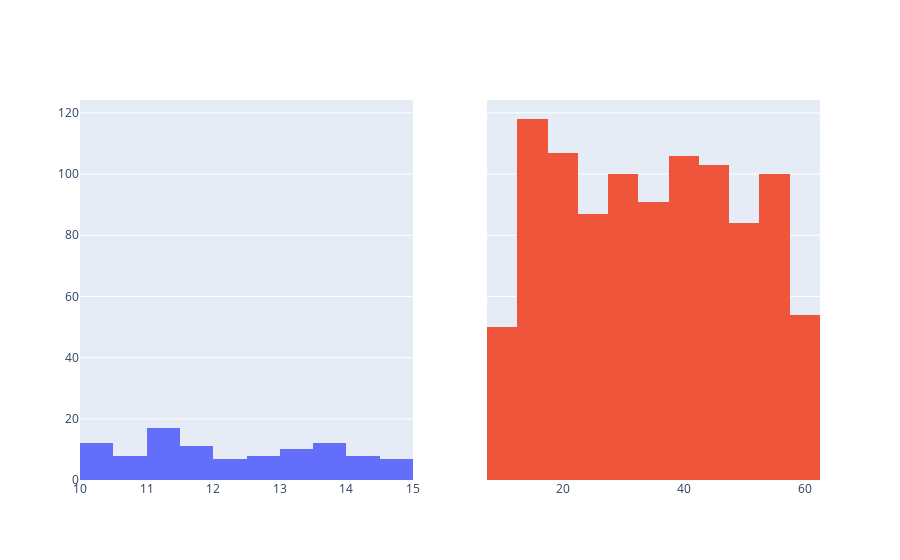

Notebook code cell kept with this figure:
### Markdown cell above
**Your task:**

1. Based on the code above, write a function that generates uniformly distributed random numbers. There are several requirements for your function:
    * It should accept 3 parameters: 
        * `bottom` - the lower boundary of the generated numbers
        * `ceiling` - the upper boundary of the generated numbers
        * `count` - how many numbers to generate
    * It should return an array of uniformly distributed random numbers

1. Call your function with 2 sets of params below:
    * bottom=10, ceiling=15, count=100
    * bottom=10, ceiling=60, count=1,000

1. Plot the uniform distributions generated above using histograms, where x axis is the value and y axis is the count. Let the histogram's number of bins be 10.

Your output should look like below:

![uniform distribution](ud.png)

### Code cell
# your code here
def rand_uni(bottom=0,ceiling=1,count=10):
    x = uniform.rvs(size=count)
    randoms  = bottom + (ceiling-bottom)*x
    return randoms

dist_1 = rand_uni(10,15,100)
dist_2 = rand_uni(10,60,1000)

fig = make_subplots(rows=1,cols=2,shared_yaxes=True)
fig.add_trace(go.Histogram(x=dist_1,nbinsx=10),row=1,col=1)
fig.add_trace(go.Histogram(x=dist_2,nbinsx=10),row=1,col=2)
fig.update_layout(showlegend=False)

### Figure 1 — Plotly figure (JSON) as saved in the notebook; plotly's stock layout.template omitted (floating-point values rounded to 4 significant figures; data arrays with more than 128 entries replaced by an {"elided": "..."} marker saying what was removed)
{"data": [{"nbinsx": 10, "type": "histogram", "x": [11.51, 10.18, 11.84, 13.45, 12.03, 14.29, 14.61, 11.77, 11.16, 11.0, 10.72, 13.58, 10.35, 11.5, 10.33, 10.44, 11.12, 13.42, 11.87, 13.75, 12.1, 11.04, 11.42, 12.51, 13.94, 13.49, 12.61, 14.8, 14.12, 11.71, 11.43, 10.08, 11.66, 10.73, 11.69, 11.75, 10.24, 13.77, 14.06, 13.56, 11.22, 12.73, 13.27, 14.34, 10.8, 13.16, 14.9, 10.7, 12.43, 13.8, 11.56, 12.1, 10.87, 10.51, 10.29, 13.68, 13.6, 12.77, 11.43, 12.54, 11.37, 13.46, 13.18, 13.59, 13.93, 11.18, 10.34, 12.18, 10.07, 12.55, 10.2, 11.44, 14.16, 12.38, 14.98, 14.72, 14.71, 14.12, 12.97, 13.74, 11.62, 14.21, 13.16, 11.93, 14.45, 14.79, 10.33, 11.03, 10.03, 13.12, 10.9, 10.57, 11.14, 13.83, 12.14, 11.34, 11.22, 13.06, 11.43, 12.7], "xaxis": "x", "yaxis": "y"}, {"nbinsx": 10, "type": "histogram", "x": {"elided": "1000 float values"}, "xaxis": "x2", "yaxis": "y2"}], "layout": {"showlegend": false, "xaxis": {"anchor": "y", "domain": [0, 0.45]}, "xaxis2": {"anchor": "y2", "domain": [0.55, 1]}, "yaxis": {"anchor": "x", "domain": [0, 1]}, "yaxis2": {"anchor": "x2", "domain": [0, 1], "matches": "y", "showticklabels": false}}}
